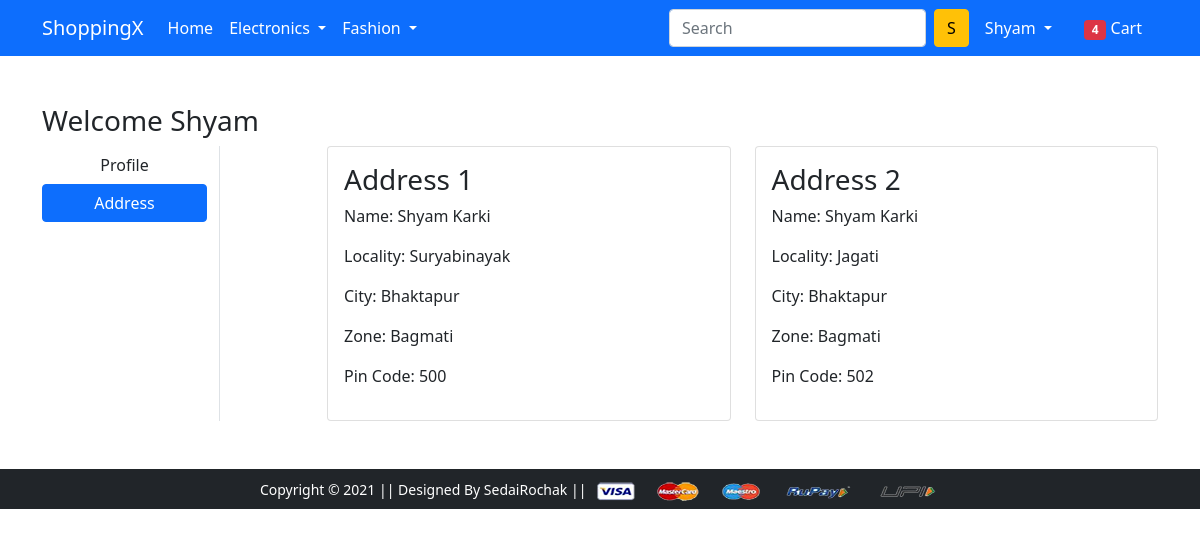
/address/ (signed in), run on the app's committed database.
### app/models.py (models this page shows, shortened)
class Customer(models.Model):
    user = models.ForeignKey(User, on_delete=models.CASCADE)
    name = models.CharField(max_length=200)
    locality = models.CharField(max_length=200)
    city = models.CharField(max_length=200)
    zipcode = models.IntegerField()
    zone = models.CharField(choices=ZONE_CHOICES, max_length=50)

### app/views.py (the view)
# urls.py: path('address/', views.address, name='address'),
@login_required
def address(request):
    add = Customer.objects.filter(user=request.user)
    return render(request, 'app/address.html', {'add':add})

### app/templates/app/address.html (shortened to what this page needs)
{% extends 'app/base.html' %}
{% load static %}
{% block main-content %}
<div class="container my-5">
 <div class="row">
 <h3>Welcome {{request.user|capfirst}}</h3>
  <div class="col-sm-2 border-end">
   <ul class="list-unstyled">
    <li class="d-grid"><a href="{% url 'profile' %}" class="btn">Profile</a></li>
    <li class="d-grid"><a href="{% url 'address' %}" class="btn btn-primary">Address</a></li>
   </ul>
  </div>
  <div class="col-sm-9 offset-sm-1">
   <div class="row">
    {% for ad in add %}
    <div class="col-sm-6">
     <div class="card">
      <div class="card-body">
       <h3>Address {{forloop.counter}}</h3>
       <p>Name: {{ad.name}}</p>
       <p>Locality: {{ad.locality}}</p>
       <p>City: {{ad.city}}</p>
       <p>Zone: {{ad.zone}}</p>
       <p>Pin Code: {{ad.zipcode}}</p>
      </div>
     </div>
    </div>
    {% endfor %}
   </div>
  </div>
 </div>
</div>
{% endblock main-content %}

### app/templates/app/base.html (shortened to what this page needs)
<!doctype html>
{% load static %}
<html lang="en">
  <head>
    <link href="https://cdn.jsdelivr.net/npm/bootstrap@5.0.0-beta1/dist/css/bootstrap.min.css" rel="stylesheet">
    <link rel="stylesheet" href="{% static 'app/css/owl.carousel.min.css' %}">
    <link rel="stylesheet" href="{% static 'app/css/all.min.css' %}">
    <link rel="stylesheet" href="{% static 'app/css/style.css' %}">
  </head>
  <body>
    <nav class="navbar navbar-expand-lg navbar-dark bg-primary">
     <div class="container">
       <a class="navbar-brand" href="/">ShoppingX</a>
       <div class="collapse navbar-collapse" id="navbarSupportedContent">
         <ul class="navbar-nav me-auto mb-2 mb-lg-0">
           <li class="nav-item">
             <a class="nav-link active" aria-current="page" href="/">Home</a>
           </li>
           <li class="nav-item dropdown">
             <a class="nav-link dropdown-toggle text-white" href="#" id="electronicsDropdown" role="button" data-bs-toggle="dropdown" aria-expanded="false">
               Electronics
             </a>
           </li>
           <li class="nav-item dropdown">
             <a class="nav-link dropdown-toggle text-white" href="#" id="fashionDropdown" role="button" data-bs-toggle="dropdown" aria-expanded="false">
               Fashion
             </a>
           </li>
         </ul>
         <form class="d-flex">
           <input class="form-control me-2" type="search" placeholder="Search" aria-label="Search">
           <button class="btn btn-warning" type="submit">{{request.user.username.0|upper}}</button>
         </form>
         <div>
          <ul class="navbar-nav me-auto mb-2 mb-lg-0">
            {% if request.user.is_authenticated %}
           <li class="nav-item dropdown mx-2">
              <a class="nav-link dropdown-toggle text-white" href="#" id="profileDropdown" role="button" data-bs-toggle="dropdown" aria-expanded="false">
                <span class="text-capitalize">{{request.user.username}}</span>
              </a>
            </li>
            <li class="nav-item mx-2">
             <a href="{% url 'showcart' %}" class="nav-link text-white"><span class="badge bg-danger">4</span> Cart </a>
            </li>
            {% endif %}
          </ul>
         </div>
       </div>
     </div>
    </nav>
    {% block main-content %} {% endblock main-content %}
    <footer class="container-fluid bg-dark text-center p-2 mt-5">
        <small class="text-white">Copyright &copy; 2021 || Designed By SedaiRochak || </small>
        <img src="{% static 'app/images/payment.png' %}" alt="" srcset="" class="img-fluid" height="2px">
    </footer>
  </body>
</html>

### data on the page
Customer: name "Shyam Karki", locality "Suryabinayak", city "Bhaktapur", zone "Bagmati", zipcode "500"
Customer: name "Shyam Karki", locality "Jagati", city "Bhaktapur", zone "Bagmati", zipcode "502"

### other printed values
{{ request.user.username.0|upper }} "S"
{{ request.user.username }} "Shyam"
{{ request.user|capfirst }} "Shyam"
